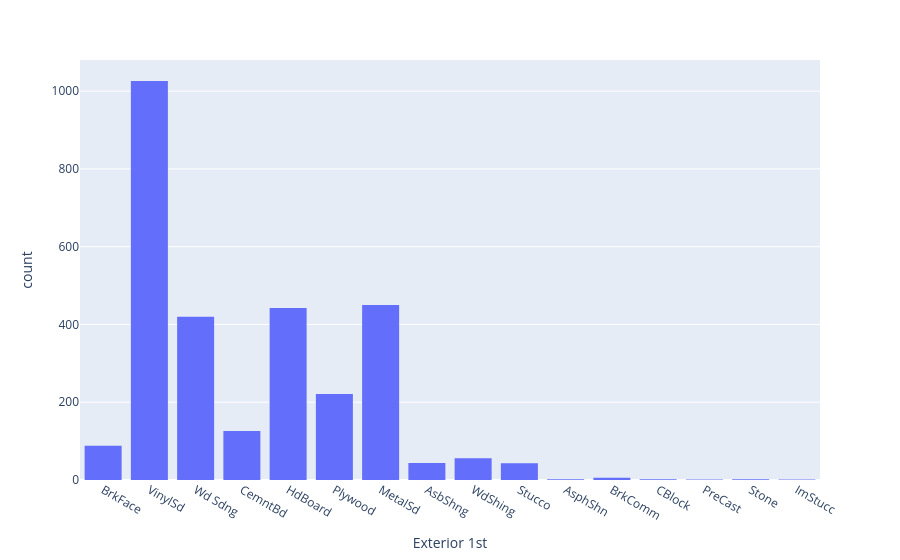

Notebook source saved alongside this figure:
### Code cell
fig = px.histogram(df, x='Exterior 1st')
fig.show()

### Figure 1 — Plotly figure (JSON) as saved in the notebook; plotly's stock layout.template omitted (floating-point values rounded to 4 significant figures; data arrays with more than 128 entries replaced by an {"elided": "..."} marker saying what was removed)
{"data": [{"alignmentgroup": "True", "bingroup": "x", "hovertemplate": "Exterior 1st=%{x}<br>count=%{y}<extra></extra>", "legendgroup": "", "marker": {"color": "#636efa", "pattern": {"shape": ""}}, "name": "", "offsetgroup": "", "orientation": "v", "showlegend": false, "type": "histogram", "x": {"elided": "2930 str values"}, "xaxis": "x", "yaxis": "y"}], "layout": {"barmode": "relative", "legend": {"tracegroupgap": 0}, "margin": {"t": 60}, "xaxis": {"anchor": "y", "domain": [0, 1], "title": {"text": "Exterior 1st"}}, "yaxis": {"anchor": "x", "domain": [0, 1], "title": {"text": "count"}}}}
